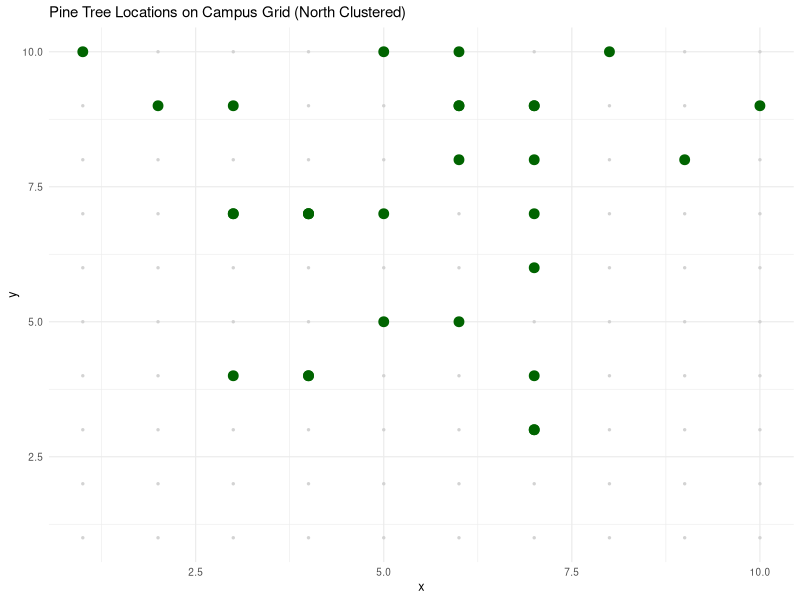
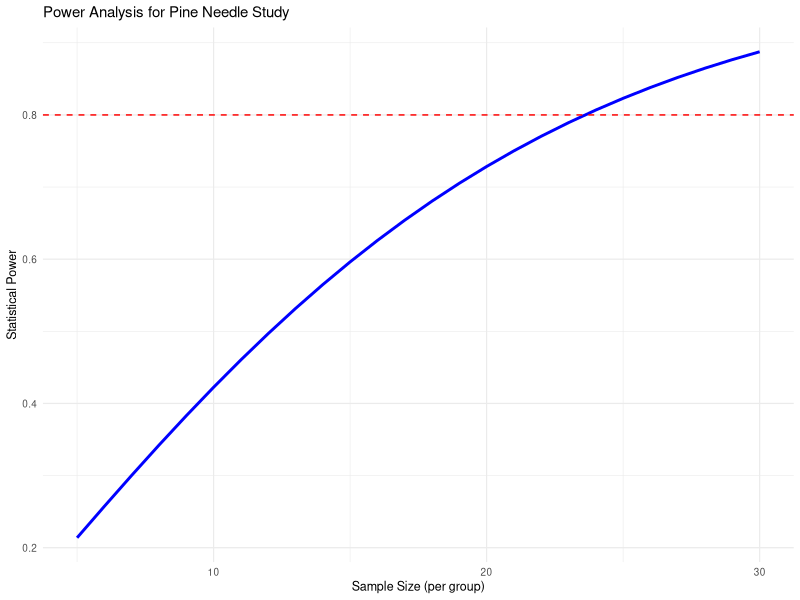

Here is the R script that generated these plots, in order:
## ---- chunk 1
#| message: false
#| warning: false
#| include: false
library(tidyverse)
library(patchwork)
library(flextable)
library(pwr)  # For power analysis
library(ggplot2)
library(viridis)

set.seed(42)
## ---- chunk 2
#| echo: false
#| paged-print: false
# Example of randomization in R
# Select 10 trees randomly from 100 possible trees
all_trees <- 1:100
selected_trees <- sample(all_trees, 10)

# Randomly assign 5 trees to treatment and 5 to control
treatment_trees <- sample(selected_trees, 5)
control_trees <- selected_trees[!selected_trees %in% treatment_trees]

data.frame(
  Treatment = treatment_trees,
  Control = control_trees
)
## ---- chunk 3
#| echo: false
#| fig-height: 3.4
#| fig-width: 3.4
# Let's create a campus map grid (simplified)
campus_grid <- expand.grid(x = 1:10, y = 1:10)

# Place "pine trees" clustered toward the north side (higher y values)
set.seed(46)
pine_locations <- data.frame(
  x = sample(1:10, 30, replace = TRUE),
  # Using rbeta to skew distribution toward higher y values
  # Alpha=1, Beta=3 creates right-skewed distribution, then scale to 1-10 range
  y = round(rbeta(30, 3, 1) * 9 + 1)
)

ggplot() +
  geom_point(data = campus_grid, aes(x, y), color = "lightgrey", size = 0.5) +
  geom_point(data = pine_locations, aes(x, y), color = "darkgreen", size = 3) +
  theme_minimal(base_size = 9) +
  labs(title = "Pine Tree Locations on Campus Grid (North Clustered)")
## ---- chunk 4
# A priori power analysis for t-test
# How many samples needed per group?
effect_size <- 0.8  # Cohen's d
significance <- 0.05
desired_power <- 0.8

pwr.t.test(d = effect_size,
           sig.level = significance,
           power = desired_power,
           type = "two.sample")
## ---- chunk 5
# Post hoc power analysis
# If we had n = 20 per group
effect_size <- 0.5  # Medium effect size
significance <- 0.05
sample_size <- 20  # per group

pwr.t.test(n = sample_size,
           d = effect_size,
           sig.level = 0.05,
           type = "two.sample")
## ---- chunk 6
#| fig-height: 3
#| fig-width: 3
# Based on pilot data, we have these estimates:
exposed_mean <- 75    # mm
sheltered_mean <- 85  # mm
pooled_sd <- 12        # mm

effect_size <- abs(exposed_mean - sheltered_mean) / pooled_sd
effect_size

pwr.t.test(d = effect_size,
           sig.level = 0.05,
           power = 0.8,
           type = "two.sample")
## ---- chunk 7
#| echo: false
#| fig-height: 3.2
#| fig-width: 3.6
sample_sizes <- seq(5, 30, by = 1)
power_values <- sapply(sample_sizes, function(n) {
  power <- pwr.t.test(n = n,
                     d = effect_size,
                     sig.level = 0.05,
                     type = "two.sample")$power
  return(power)
})

power_df <- data.frame(
  sample_size = sample_sizes,
  power = power_values
)

ggplot(power_df, aes(x = sample_size, y = power)) +
  geom_line(color = "blue", linewidth = 1) +
  geom_hline(yintercept = 0.8, linetype = "dashed", color = "red") +
  theme_minimal(base_size = 9) +
  labs(title = "Power Analysis for Pine Needle Study",
       x = "Sample Size (per group)",
       y = "Statistical Power")
